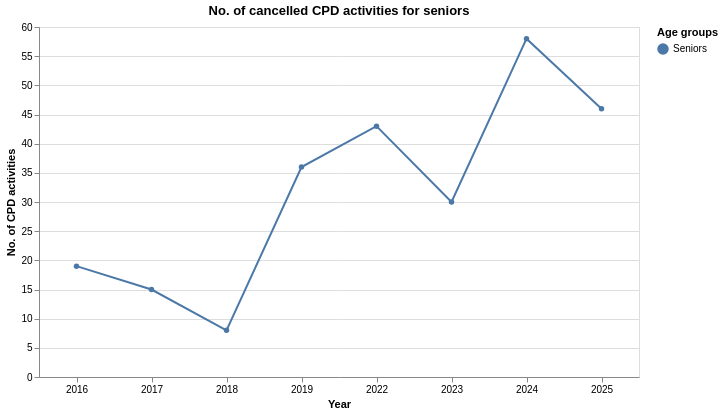

This figure's notebook cell:
### Code cell
graph_yearly_activities(
    from_2016_to_now_longer.filter(
        (pl.col("status") == "Cancelled") & 
        (pl.col("category") == "Senior")
    ),
    "No. of cancelled CPD activities for seniors",
    percent=False,
)

### Figure 1 — Vega-Lite specification as saved in the notebook (floating-point values rounded to 4 significant figures)
{"config": {"view": {"continuousWidth": 300, "continuousHeight": 300}}, "data": {"name": "data-c3ceb12532d83d4c0d33891bdb400e26"}, "mark": {"type": "line", "point": true}, "encoding": {"color": {"field": "age_group", "title": "Age groups", "type": "nominal"}, "tooltip": [{"field": "season_year", "type": "ordinal"}, {"field": "age_group", "type": "nominal"}, {"field": "len", "type": "quantitative"}, {"field": "pct", "format": ".1f", "type": "quantitative"}], "x": {"axis": {"labelAngle": 0}, "field": "season_year", "title": "Year", "type": "ordinal"}, "y": {"field": "len", "title": "No. of CPD activities", "type": "quantitative"}}, "height": 350, "title": "No. of cancelled CPD activities for seniors", "width": 600, "$schema": "https://vega.github.io/schema/vega-lite/v5.8.0.json", "datasets": {"data-c3ceb12532d83d4c0d33891bdb400e26": [{"season_year": 2016, "age_group": "Seniors", "len": 19, "pct": 100.0}, {"season_year": 2017, "age_group": "Seniors", "len": 15, "pct": 100.0}, {"season_year": 2018, "age_group": "Seniors", "len": 8, "pct": 100.0}, {"season_year": 2019, "age_group": "Seniors", "len": 36, "pct": 100.0}, {"season_year": 2022, "age_group": "Seniors", "len": 43, "pct": 100.0}, {"season_year": 2023, "age_group": "Seniors", "len": 30, "pct": 100.0}, {"season_year": 2024, "age_group": "Seniors", "len": 58, "pct": 100.0}, {"season_year": 2025, "age_group": "Seniors", "len": 46, "pct": 100.0}]}}
